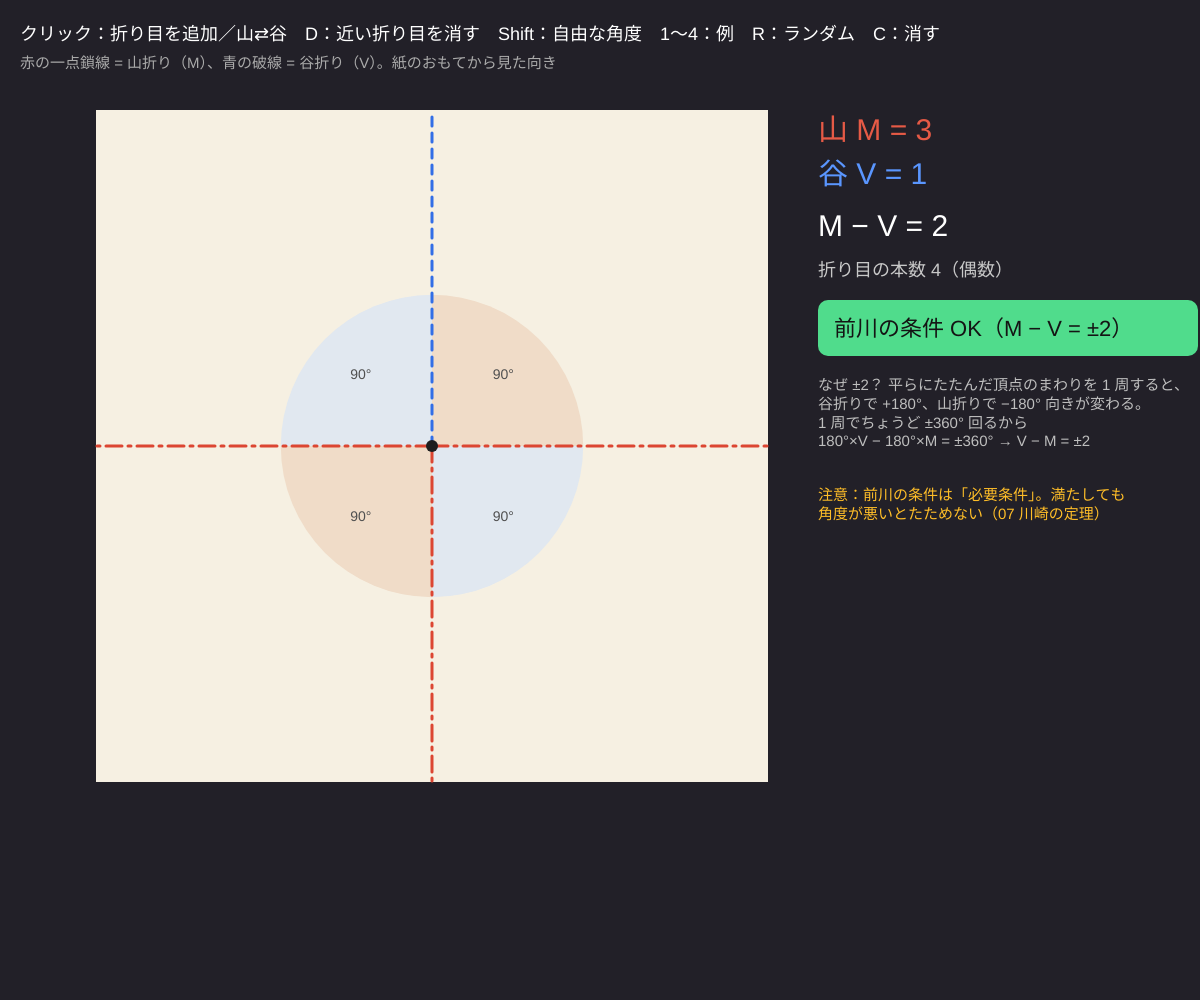
Frame 1 (no input)
Frame 60 (no input): identical to frame 1, image omitted
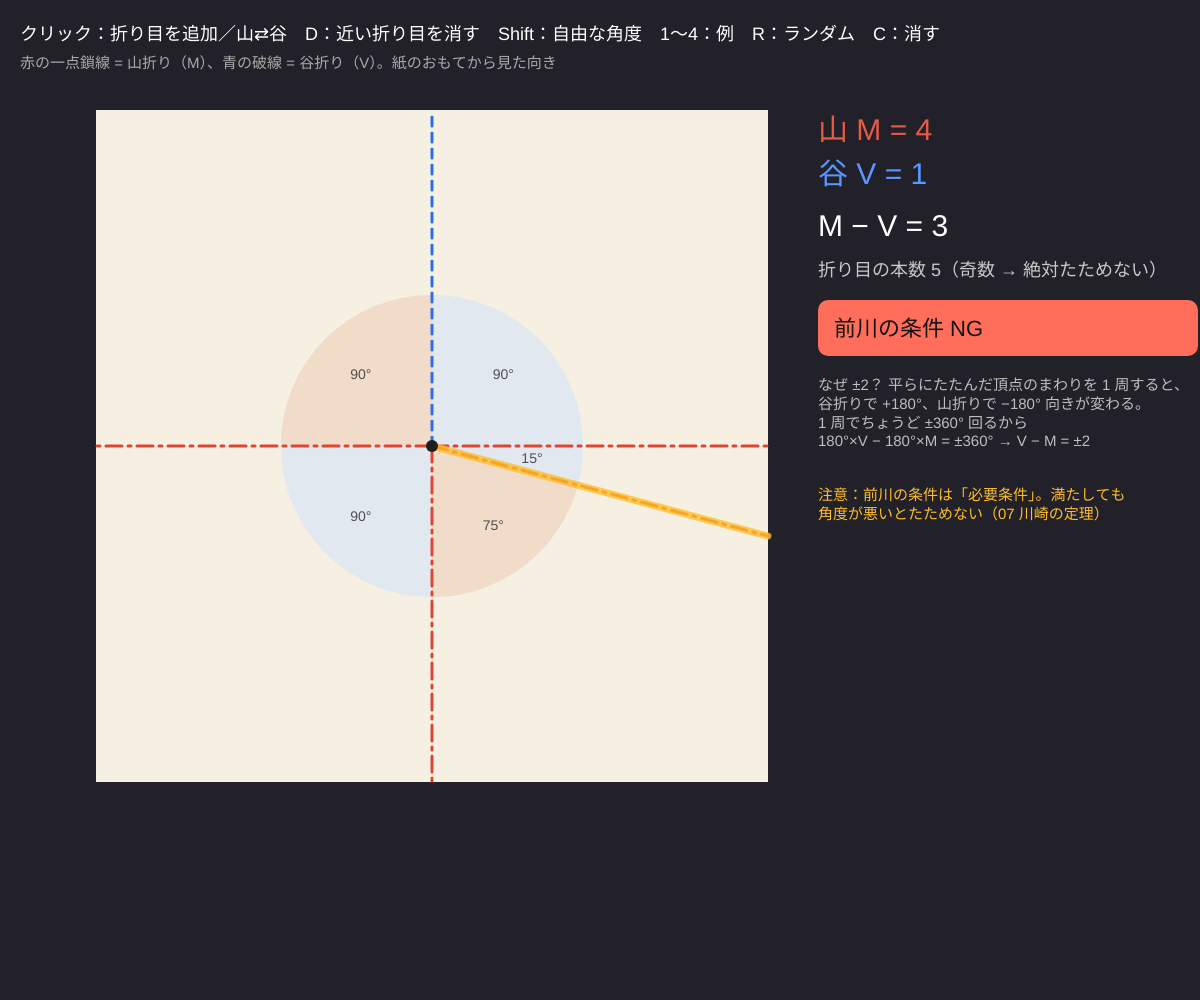
Frame 120 (the mouse pressed at the canvas centre since frame 60)

The p5.js sketch that drew these frames (run headless with seeded random() and noise() and a simulated clock; from frame 60 on, the mouse is pressed at the canvas centre):

// p5.js sketch
// ── sketch.js
// ============================================
// 06 平坦折りの条件：前川の定理
// 紙の 1 点（頂点）に集まる折り目が、ぺたんと平らにたためるなら「山の数 − 谷の数 = ±2」
//   だから折り目の本数はかならず偶数。条件を満たさない折り目は、どうやっても平らにならない
// クリック = 折り目を追加（既存の折り目なら 山 ⇄ 谷）/ D = マウスに近い折り目を消す / Shift = 角度を自由に / 1〜4 = 例 / R = ランダム / C = 全部消す
// ============================================

let creases = [];        // { a: 角度（ラジアン）, mv: 'M' か 'V' }
let snapDeg = 15;        // ★ 角度の吸いつき（度）
let cx, cy, half;

function setup() {
  createCanvas(windowWidth, windowHeight);
  layout();
  preset(1);
}
function layout() { half = min(width * 0.28, (height - 150) / 2); cx = width * 0.36; cy = 110 + half; }

function preset(k) {
  let d = (deg) => deg * PI / 180;
  if (k === 1) creases = [{ a: d(0), mv: 'M' }, { a: d(90), mv: 'M' }, { a: d(180), mv: 'M' }, { a: d(270), mv: 'V' }];   // 半分に 2 回
  if (k === 2) creases = [0, 45, 135, 180, 225, 315].map((g) => ({ a: d(g), mv: g % 90 === 0 ? 'M' : 'V' }));           // 風船の基本形
  if (k === 3) creases = [0, 90, 180, 270].map((g, i) => ({ a: d(g), mv: i % 2 ? 'M' : 'V' }));                           // 山 2・谷 2（たためない）
  if (k === 4) creases = [0, 60, 120, 180, 240, 300].map((g, i) => ({ a: d(g), mv: i === 0 || i === 3 ? 'V' : 'M' }));   // 6 本（山 4・谷 2）
}

function counts() {
  let M = creases.filter((c) => c.mv === 'M').length;
  return { M, V: creases.length - M };
}

function draw() {
  background(34, 32, 40);
  noStroke(); fill(246, 240, 226); rect(cx - half, cy - half, half * 2, half * 2);
  let sorted = creases.slice().sort((p, q) => p.a - q.a);

  // 区切られた角（セクター）を色分け
  for (let i = 0; i < sorted.length; i++) {
    let a0 = sorted[i].a, a1 = i + 1 < sorted.length ? sorted[i + 1].a : sorted[0].a + TWO_PI;
    fill(i % 2 ? color(240, 220, 200) : color(225, 232, 240));
    arc(cx, cy, half * 0.9, half * 0.9, a0, a1, PIE);
    let am = (a0 + a1) / 2;
    fill(80); textSize(14); textAlign(CENTER, CENTER);
    text(nf(degrees(a1 - a0), 1, 0) + '°', cx + cos(am) * half * 0.3, cy + sin(am) * half * 0.3);
    textAlign(LEFT, BASELINE);
  }
  // 折り目
  strokeWeight(3);
  for (let c of creases) {
    let e = rayToSquare(c.a);
    if (c.mv === 'M') { stroke(220, 70, 50); drawingContext.setLineDash([16, 6, 3, 6]); }
    else { stroke(50, 110, 230); drawingContext.setLineDash([9, 7]); }
    line(cx, cy, e.x, e.y);
  }
  drawingContext.setLineDash([]);
  // マウスの位置に入る折り目の予告
  let ma = mouseAngle();
  if (dist(mouseX, mouseY, cx, cy) > 30 && insideSquare(mouseX, mouseY)) {
    let near = nearest(ma);
    stroke(near && near.d < radians(5) ? color(255, 190, 40, 200) : color(0, 0, 0, 60)); strokeWeight(near && near.d < radians(5) ? 7 : 2);
    let e = rayToSquare(near && near.d < radians(5) ? near.c.a : ma);
    line(cx, cy, e.x, e.y);
  }
  noStroke(); fill(30); circle(cx, cy, 12);

  // 判定パネル
  let { M, V } = counts(), n = creases.length;
  let ok = Math.abs(M - V) === 2;
  let tx = cx + half + 50, y = 140;
  fill(255); textSize(18);
  text('クリック：折り目を追加／山⇄谷　D：近い折り目を消す　Shift：自由な角度　1〜4：例　R：ランダム　C：消す', 20, 40);
  fill(170); textSize(15);
  text('赤の一点鎖線 = 山折り（M）、青の破線 = 谷折り（V）。紙のおもてから見た向き', 20, 68);
  textSize(30);
  fill(230, 90, 70); text('山 M = ' + M, tx, y);
  fill(90, 150, 255); text('谷 V = ' + V, tx, y + 44);
  fill(255); text('M − V = ' + (M - V), tx, y + 96);
  textSize(18); fill(200); text('折り目の本数 ' + n + '（' + (n % 2 === 0 ? '偶数' : '奇数 → 絶対たためない') + '）', tx, y + 136);
  fill(ok ? color(80, 220, 140) : color(255, 110, 90)); rect(tx, y + 160, 380, 56, 10);
  fill(20); textSize(22);
  text(ok ? '前川の条件 OK（M − V = ±2）' : '前川の条件 NG', tx + 16, y + 196);
  fill(190); textSize(15);
  text('なぜ ±2？ 平らにたたんだ頂点のまわりを 1 周すると、\n谷折りで +180°、山折りで −180° 向きが変わる。\n1 周でちょうど ±360° 回るから\n180°×V − 180°×M = ±360° → V − M = ±2', tx, y + 250);
  fill(255, 190, 40);
  text('注意：前川の条件は「必要条件」。満たしても\n角度が悪いとたためない（07 川崎の定理）', tx, y + 360);
}

function mouseAngle() { let a = atan2(mouseY - cy, mouseX - cx); return a < 0 ? a + TWO_PI : a; }
function nearest(a) {
  let best = null;
  for (let c of creases) { let d = abs(atan2(sin(c.a - a), cos(c.a - a))); if (!best || d < best.d) best = { c, d }; }
  return best;
}
function insideSquare(x, y) { return abs(x - cx) <= half && abs(y - cy) <= half; }
function rayToSquare(a) { let dx = cos(a), dy = sin(a), t = half / max(abs(dx), abs(dy)); return { x: cx + dx * t, y: cy + dy * t }; }

function mousePressed() {
  if (!insideSquare(mouseX, mouseY) || dist(mouseX, mouseY, cx, cy) < 30) return;
  let a = mouseAngle();
  let near = nearest(a);
  if (near && near.d < radians(5)) { near.c.mv = near.c.mv === 'M' ? 'V' : 'M'; return; }
  if (!keyIsDown(SHIFT)) a = radians(round(degrees(a) / snapDeg) * snapDeg) % TWO_PI;
  if (creases.length < 16) creases.push({ a, mv: 'M' });
}
function keyPressed() {
  if (key >= '1' && key <= '4') preset(int(key));
  if (key === 'c' || key === 'C') creases = [];
  if (key === 'd' || key === 'D') { let near = nearest(mouseAngle()); if (near) creases.splice(creases.indexOf(near.c), 1); }
  if (key === 'r' || key === 'R') {
    let n = 2 * floor(random(2, 5));
    creases = [];
    for (let i = 0; i < n; i++) creases.push({ a: random(TWO_PI), mv: random() < 0.5 ? 'M' : 'V' });
  }
}
function windowResized() { resizeCanvas(windowWidth, windowHeight); layout(); }

// ---------- やってみよう ----------
// 1. 1 の例（半分に 2 回折る）の山と谷を 1 本だけ反転すると？ 本物の紙でも確かめよう
// 2. 本数を奇数にすると M − V = ±2 は絶対に成り立たない。なぜ？
// 3. R でランダムな折り目をつくり、クリックで山谷を変えて OK にしよう。それで本当にたためるかは 07 で
// 4. 1 点に 8 本の折り目（風車・鶴の基本形の中心）を描いて、山と谷を決めてみよう
